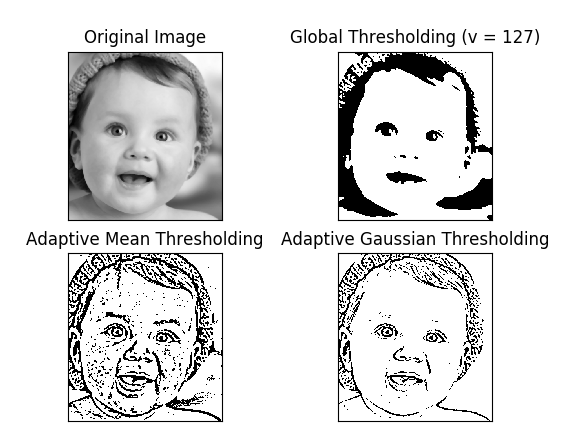

Source code (Python):
import cv2
import math as m
import numpy as np
from matplotlib import pyplot as plt

"""
    This function read an image
"""
def readi(path, typer = "color"):
    if typer == "color":
        return cv2.imread(path, 1)
    elif typer == "gray":
        return cv2.imread(path, 0)


def threshold(img):

    img = cv2.medianBlur(img,5)
    ret,th1 = cv2.threshold(img,127,255,cv2.THRESH_BINARY)
    

    th2 = cv2.adaptiveThreshold(img,255,cv2.ADAPTIVE_THRESH_MEAN_C, cv2.THRESH_BINARY,11,2)
    th3 = cv2.adaptiveThreshold(img,255,cv2.ADAPTIVE_THRESH_GAUSSIAN_C, cv2.THRESH_BINARY,11,2)
    titles = ['Original Image', 'Global Thresholding (v = 127)',
                'Adaptive Mean Thresholding', 'Adaptive Gaussian Thresholding']
    images = [img, th1, th2, th3]
    for i in range(4):
        plt.subplot(2,2,i+1),plt.imshow(images[i],'gray')
        plt.title(titles[i])
        plt.xticks([]),plt.yticks([])
    plt.show()

if __name__  == "__main__":
    url = "/home/daniel/Documents/myProjects/ExamChecker/assets/images/10.jpeg"
    url2 = "../../assets/images/smile.jpg"
    img = readi(url2, "gray")
    threshold(img)
